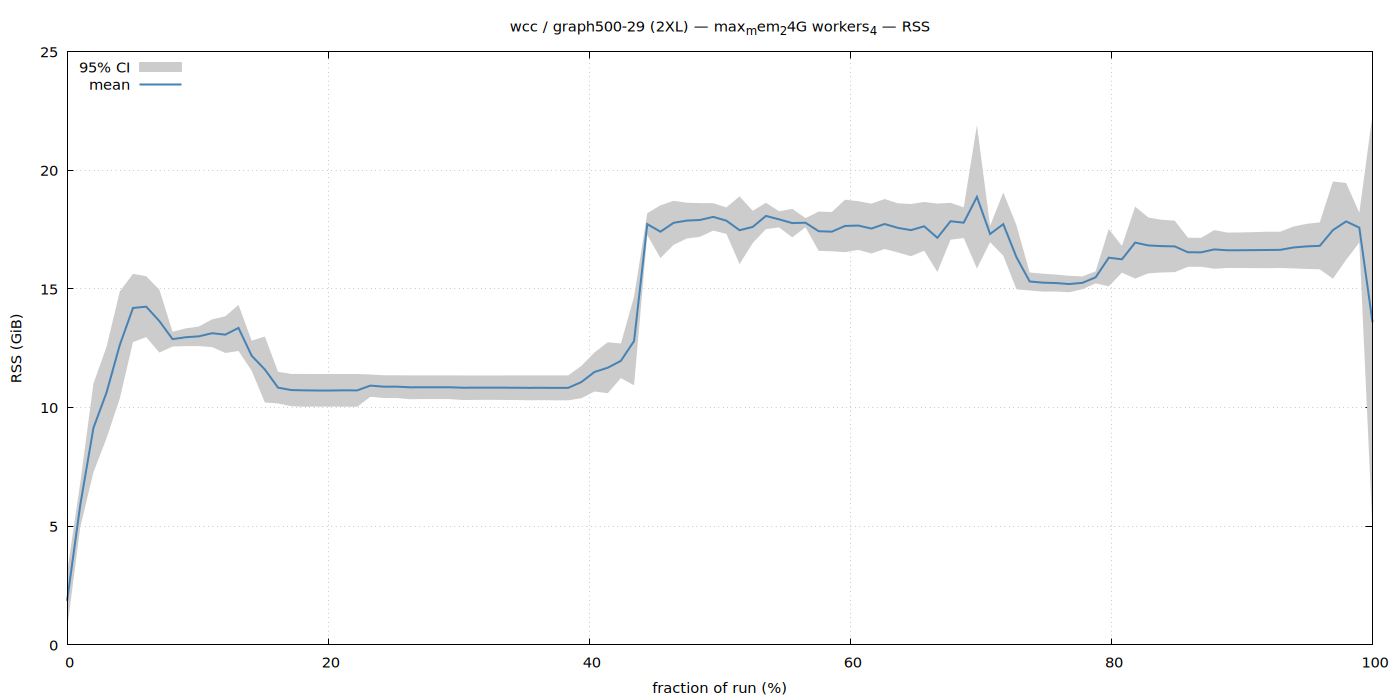

This chart was generated by the following gnuplot code:
set terminal pngcairo size 1400,700 enhanced font 'Sans,11'
set output '/home/ubuntu/nvm/results/wcc/2XL/graph500-29/max_mem_24G_workers_4/rss.png'
set title "wcc / graph500-29 (2XL) — max_mem_24G workers_4 — RSS"
set xlabel 'fraction of run (%)'
set ylabel 'RSS (GiB)'
set grid
set key top left
set yrange [0:*]
plot '/home/ubuntu/nvm/results/wcc/2XL/graph500-29/max_mem_24G_workers_4/rss.dat' using 1:3:4 with filledcurves lc rgb '#cccccc' title '95% CI', \
     '' using 1:2 with lines lw 2 lc rgb '#4682b4' title 'mean'
